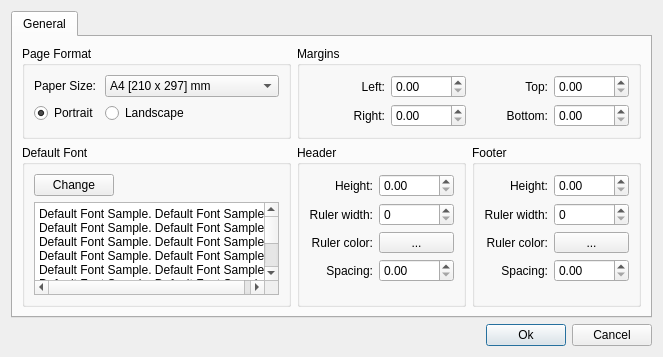
<?xml version="1.0" encoding="UTF-8"?>
<ui version="4.0">
 <class>ReportPreferencesDialog</class>
 <widget class="QDialog" name="ReportPreferencesDialog">
  <property name="geometry">
   <rect>
    <x>0</x>
    <y>0</y>
    <width>647</width>
    <height>357</height>
   </rect>
  </property>
  <property name="windowTitle">
   <string>Report Preferences</string>
  </property>
  <layout class="QGridLayout" name="gridLayout_4">
   <item row="0" column="0">
    <widget class="QTabWidget" name="prefsTabWidget">
     <property name="currentIndex">
      <number>0</number>
     </property>
     <widget class="QWidget" name="tab">
      <attribute name="title">
       <string>General</string>
      </attribute>
      <layout class="QGridLayout" name="gridLayout_6">
       <item row="0" column="0">
        <widget class="QGroupBox" name="groupBox_4">
         <property name="title">
          <string>Page Format</string>
         </property>
         <layout class="QFormLayout" name="formLayout">
          <item row="0" column="0">
           <widget class="QLabel" name="label_3">
            <property name="text">
             <string>Paper Size:</string>
            </property>
            <property name="alignment">
             <set>Qt::AlignRight|Qt::AlignTrailing|Qt::AlignVCenter</set>
            </property>
           </widget>
          </item>
          <item row="0" column="1">
           <widget class="QComboBox" name="paperSizeComboBox">
            <property name="currentIndex">
             <number>4</number>
            </property>
            <item>
             <property name="text">
              <string>A0 [841 x 1189] mm</string>
             </property>
            </item>
            <item>
             <property name="text">
              <string>A1 [594 x 841] mm</string>
             </property>
            </item>
            <item>
             <property name="text">
              <string>A2 [420 x 594] mm</string>
             </property>
            </item>
            <item>
             <property name="text">
              <string>A3 [297 x 420] mm</string>
             </property>
            </item>
            <item>
             <property name="text">
              <string>A4 [210 x 297] mm</string>
             </property>
            </item>
            <item>
             <property name="text">
              <string>A5 [148 x 210] mm</string>
             </property>
            </item>
            <item>
             <property name="text">
              <string>A6 [105 x 148] mm</string>
             </property>
            </item>
            <item>
             <property name="text">
              <string>A7 [74 x 105] mm</string>
             </property>
            </item>
            <item>
             <property name="text">
              <string>A8 [52 x 74] mm</string>
             </property>
            </item>
            <item>
             <property name="text">
              <string>A9 [37 x 52] mm</string>
             </property>
            </item>
            <item>
             <property name="text">
              <string>B0 [1030 x 1456] mm</string>
             </property>
            </item>
            <item>
             <property name="text">
              <string>B1 [728 x 1030] mm</string>
             </property>
            </item>
            <item>
             <property name="text">
              <string>B2 [515 x 728] mm</string>
             </property>
            </item>
            <item>
             <property name="text">
              <string>B3 [364 x 515] mm</string>
             </property>
            </item>
            <item>
             <property name="text">
              <string>B4 [257 x 364] mm</string>
             </property>
            </item>
            <item>
             <property name="text">
              <string>B5 [182 x 257] mm</string>
             </property>
            </item>
            <item>
             <property name="text">
              <string>B6 [128 x 182] mm</string>
             </property>
            </item>
            <item>
             <property name="text">
              <string>B7 [91 x 128] mm</string>
             </property>
            </item>
            <item>
             <property name="text">
              <string>B8 [64 x 91] mm</string>
             </property>
            </item>
            <item>
             <property name="text">
              <string>B9 [45 x 64] mm</string>
             </property>
            </item>
            <item>
             <property name="text">
              <string>B10 [32 x 45] mm</string>
             </property>
            </item>
            <item>
             <property name="text">
              <string>C5E [163 x 229] mm</string>
             </property>
            </item>
            <item>
             <property name="text">
              <string>Comm10E [105 x 241] mm</string>
             </property>
            </item>
            <item>
             <property name="text">
              <string>DLE [110 x 220] mm</string>
             </property>
            </item>
            <item>
             <property name="text">
              <string>Executive [191 x 254] mm</string>
             </property>
            </item>
            <item>
             <property name="text">
              <string>Folio [210 x 330] mm</string>
             </property>
            </item>
            <item>
             <property name="text">
              <string>Ledger [432 x 279] mm</string>
             </property>
            </item>
            <item>
             <property name="text">
              <string>Legal  [216 x 356] mm</string>
             </property>
            </item>
            <item>
             <property name="text">
              <string>Letter [216 x 279] mm</string>
             </property>
            </item>
            <item>
             <property name="text">
              <string>Tabloid [279 x 432] mm</string>
             </property>
            </item>
           </widget>
          </item>
          <item row="1" column="0">
           <widget class="QRadioButton" name="portraitButton">
            <property name="text">
             <string>Portrait</string>
            </property>
            <property name="checked">
             <bool>true</bool>
            </property>
           </widget>
          </item>
          <item row="1" column="1">
           <widget class="QRadioButton" name="lanscapeButton">
            <property name="text">
             <string>Landscape</string>
            </property>
           </widget>
          </item>
         </layout>
        </widget>
       </item>
       <item row="0" column="1">
        <widget class="QGroupBox" name="groupBox_5">
         <property name="title">
          <string>Margins</string>
         </property>
         <layout class="QGridLayout" name="gridLayout_2">
          <item row="0" column="0">
           <widget class="QLabel" name="label_4">
            <property name="text">
             <string>Left:</string>
            </property>
            <property name="alignment">
             <set>Qt::AlignRight|Qt::AlignTrailing|Qt::AlignVCenter</set>
            </property>
           </widget>
          </item>
          <item row="0" column="1">
           <widget class="QDoubleSpinBox" name="leftMarginSpinBox">
            <property name="minimumSize">
             <size>
              <width>75</width>
              <height>0</height>
             </size>
            </property>
           </widget>
          </item>
          <item row="0" column="2">
           <widget class="QLabel" name="label_7">
            <property name="text">
             <string>Top:</string>
            </property>
            <property name="alignment">
             <set>Qt::AlignRight|Qt::AlignTrailing|Qt::AlignVCenter</set>
            </property>
           </widget>
          </item>
          <item row="0" column="3">
           <widget class="QDoubleSpinBox" name="topMarginSpinBox">
            <property name="minimumSize">
             <size>
              <width>75</width>
              <height>0</height>
             </size>
            </property>
           </widget>
          </item>
          <item row="1" column="0">
           <widget class="QLabel" name="label_6">
            <property name="text">
             <string>Right:</string>
            </property>
            <property name="alignment">
             <set>Qt::AlignRight|Qt::AlignTrailing|Qt::AlignVCenter</set>
            </property>
           </widget>
          </item>
          <item row="1" column="1">
           <widget class="QDoubleSpinBox" name="rightMarginSpinBox">
            <property name="minimumSize">
             <size>
              <width>75</width>
              <height>0</height>
             </size>
            </property>
           </widget>
          </item>
          <item row="1" column="2">
           <widget class="QLabel" name="label_8">
            <property name="text">
             <string>Bottom:</string>
            </property>
            <property name="alignment">
             <set>Qt::AlignRight|Qt::AlignTrailing|Qt::AlignVCenter</set>
            </property>
           </widget>
          </item>
          <item row="1" column="3">
           <widget class="QDoubleSpinBox" name="bottomMarginSpinBox">
            <property name="minimumSize">
             <size>
              <width>75</width>
              <height>0</height>
             </size>
            </property>
           </widget>
          </item>
         </layout>
        </widget>
       </item>
       <item row="1" column="0">
        <widget class="QGroupBox" name="groupBox">
         <property name="title">
          <string>Default Font</string>
         </property>
         <layout class="QVBoxLayout" name="verticalLayout_2">
          <item>
           <layout class="QHBoxLayout" name="horizontalLayout_2">
            <item>
             <widget class="QPushButton" name="changeDefaultFontButton">
              <property name="text">
               <string>Change</string>
              </property>
             </widget>
            </item>
            <item>
             <spacer name="horizontalSpacer_2">
              <property name="orientation">
               <enum>Qt::Horizontal</enum>
              </property>
              <property name="sizeHint" stdset="0">
               <size>
                <width>40</width>
                <height>20</height>
               </size>
              </property>
             </spacer>
            </item>
           </layout>
          </item>
          <item>
           <widget class="QPlainTextEdit" name="defaultFontSampleTextEdit">
            <property name="lineWrapMode">
             <enum>QPlainTextEdit::NoWrap</enum>
            </property>
            <property name="readOnly">
             <bool>true</bool>
            </property>
            <property name="plainText">
             <string>Default Font Sample. Default Font Sample.
Default Font Sample. Default Font Sample.
Default Font Sample. Default Font Sample.
Default Font Sample. Default Font Sample.
Default Font Sample. Default Font Sample.
Default Font Sample. Default Font Sample.
Default Font Sample. Default Font Sample.
Default Font Sample. Default Font Sample.</string>
            </property>
           </widget>
          </item>
         </layout>
        </widget>
       </item>
       <item row="1" column="1">
        <layout class="QHBoxLayout" name="horizontalLayout_3">
         <item>
          <widget class="QGroupBox" name="groupBox_2">
           <property name="title">
            <string>Header</string>
           </property>
           <layout class="QVBoxLayout" name="verticalLayout">
            <item>
             <layout class="QGridLayout" name="gridLayout">
              <item row="3" column="0">
               <widget class="QLabel" name="label_5">
                <property name="text">
                 <string>Spacing:</string>
                </property>
                <property name="alignment">
                 <set>Qt::AlignRight|Qt::AlignTrailing|Qt::AlignVCenter</set>
                </property>
               </widget>
              </item>
              <item row="1" column="1">
               <widget class="QSpinBox" name="headerRulerWitdhSpinBox"/>
              </item>
              <item row="2" column="0">
               <widget class="QLabel" name="label_12">
                <property name="text">
                 <string>Ruler color:</string>
                </property>
                <property name="alignment">
                 <set>Qt::AlignRight|Qt::AlignTrailing|Qt::AlignVCenter</set>
                </property>
               </widget>
              </item>
              <item row="0" column="1">
               <widget class="QDoubleSpinBox" name="headerHeightSpinBox">
                <property name="minimumSize">
                 <size>
                  <width>75</width>
                  <height>0</height>
                 </size>
                </property>
                <property name="maximum">
                 <double>60.000000000000000</double>
                </property>
               </widget>
              </item>
              <item row="3" column="1">
               <widget class="QDoubleSpinBox" name="headerSpacingSpinBox">
                <property name="singleStep">
                 <double>0.500000000000000</double>
                </property>
               </widget>
              </item>
              <item row="1" column="0">
               <widget class="QLabel" name="label_11">
                <property name="text">
                 <string>Ruler width:</string>
                </property>
                <property name="alignment">
                 <set>Qt::AlignRight|Qt::AlignTrailing|Qt::AlignVCenter</set>
                </property>
               </widget>
              </item>
              <item row="0" column="0">
               <widget class="QLabel" name="label">
                <property name="text">
                 <string>Height:</string>
                </property>
                <property name="alignment">
                 <set>Qt::AlignRight|Qt::AlignTrailing|Qt::AlignVCenter</set>
                </property>
               </widget>
              </item>
              <item row="2" column="1">
               <widget class="QToolButton" name="headerRulerColorButton">
                <property name="sizePolicy">
                 <sizepolicy hsizetype="Preferred" vsizetype="Fixed">
                  <horstretch>0</horstretch>
                  <verstretch>0</verstretch>
                 </sizepolicy>
                </property>
                <property name="text">
                 <string>...</string>
                </property>
               </widget>
              </item>
             </layout>
            </item>
            <item>
             <spacer name="verticalSpacer">
              <property name="orientation">
               <enum>Qt::Vertical</enum>
              </property>
              <property name="sizeHint" stdset="0">
               <size>
                <width>20</width>
                <height>62</height>
               </size>
              </property>
             </spacer>
            </item>
           </layout>
          </widget>
         </item>
         <item>
          <widget class="QGroupBox" name="groupBox_3">
           <property name="title">
            <string>Footer</string>
           </property>
           <layout class="QVBoxLayout" name="verticalLayout_3">
            <item>
             <layout class="QGridLayout" name="gridLayout_3">
              <item row="3" column="1">
               <widget class="QDoubleSpinBox" name="footerSpacingSpinBox">
                <property name="singleStep">
                 <double>0.500000000000000</double>
                </property>
               </widget>
              </item>
              <item row="1" column="1">
               <widget class="QSpinBox" name="footerRulerWitdhSpinBox"/>
              </item>
              <item row="2" column="0">
               <widget class="QLabel" name="label_10">
                <property name="text">
                 <string>Ruler color:</string>
                </property>
                <property name="alignment">
                 <set>Qt::AlignRight|Qt::AlignTrailing|Qt::AlignVCenter</set>
                </property>
               </widget>
              </item>
              <item row="0" column="0">
               <widget class="QLabel" name="label_2">
                <property name="text">
                 <string>Height:</string>
                </property>
                <property name="alignment">
                 <set>Qt::AlignRight|Qt::AlignTrailing|Qt::AlignVCenter</set>
                </property>
               </widget>
              </item>
              <item row="0" column="1">
               <widget class="QDoubleSpinBox" name="footerHeightSpinBox">
                <property name="minimumSize">
                 <size>
                  <width>75</width>
                  <height>0</height>
                 </size>
                </property>
                <property name="maximum">
                 <double>60.000000000000000</double>
                </property>
               </widget>
              </item>
              <item row="1" column="0">
               <widget class="QLabel" name="label_9">
                <property name="text">
                 <string>Ruler width:</string>
                </property>
                <property name="alignment">
                 <set>Qt::AlignRight|Qt::AlignTrailing|Qt::AlignVCenter</set>
                </property>
               </widget>
              </item>
              <item row="2" column="1">
               <widget class="QToolButton" name="footerRulerColorButton">
                <property name="sizePolicy">
                 <sizepolicy hsizetype="Preferred" vsizetype="Fixed">
                  <horstretch>0</horstretch>
                  <verstretch>0</verstretch>
                 </sizepolicy>
                </property>
                <property name="text">
                 <string>...</string>
                </property>
               </widget>
              </item>
              <item row="3" column="0">
               <widget class="QLabel" name="label_13">
                <property name="text">
                 <string>Spacing:</string>
                </property>
                <property name="alignment">
                 <set>Qt::AlignRight|Qt::AlignTrailing|Qt::AlignVCenter</set>
                </property>
               </widget>
              </item>
             </layout>
            </item>
            <item>
             <spacer name="verticalSpacer_2">
              <property name="orientation">
               <enum>Qt::Vertical</enum>
              </property>
              <property name="sizeHint" stdset="0">
               <size>
                <width>20</width>
                <height>62</height>
               </size>
              </property>
             </spacer>
            </item>
           </layout>
          </widget>
         </item>
        </layout>
       </item>
      </layout>
     </widget>
    </widget>
   </item>
   <item row="1" column="0">
    <layout class="QHBoxLayout" name="horizontalLayout">
     <item>
      <spacer name="horizontalSpacer">
       <property name="orientation">
        <enum>Qt::Horizontal</enum>
       </property>
       <property name="sizeHint" stdset="0">
        <size>
         <width>40</width>
         <height>20</height>
        </size>
       </property>
      </spacer>
     </item>
     <item>
      <widget class="QPushButton" name="okButton">
       <property name="text">
        <string>Ok</string>
       </property>
       <property name="default">
        <bool>true</bool>
       </property>
      </widget>
     </item>
     <item>
      <widget class="QPushButton" name="cancelButton">
       <property name="text">
        <string>Cancel</string>
       </property>
      </widget>
     </item>
    </layout>
   </item>
  </layout>
 </widget>
 <resources/>
 <connections/>
</ui>
